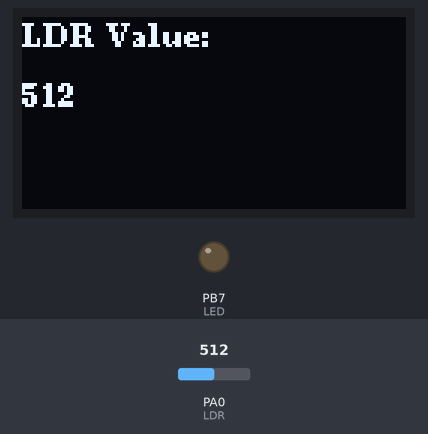
A sketch run on a simulated STM32 Blue Pill. Shown: 128×64 one-colour display, output pins drawn as LEDs (lit = HIGH). The inputs (shaded band) are chosen by the test bench; at power-on: PA0 (LDR) = 512.

Above: at 1.3 s.
1.4 s: PA0 (LDR) set to 308
At 2.8 s:
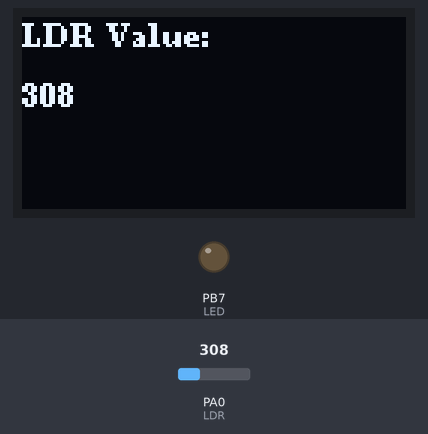
3.1 s: PA0 (LDR) set to 292
At 4.4 s:
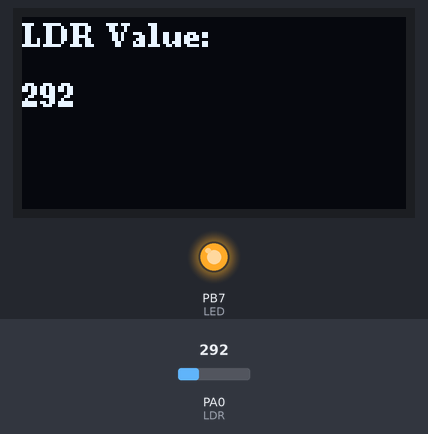
4.7 s: PA0 (LDR) set to 306
At 6.0 s:
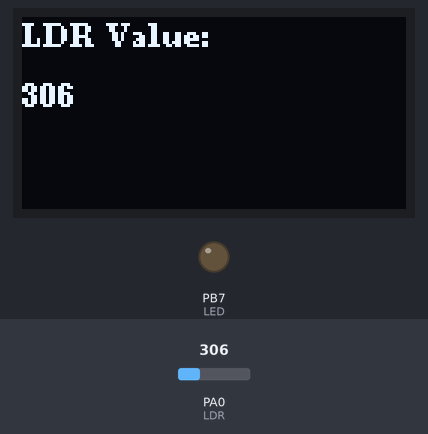
Timing chart, 0 to 7.7 s (numbered marks = the images above; inputs shaded):
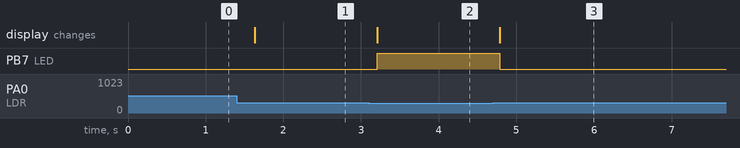

The sketch:

ldr_u8g2lib.ino
```cpp
#include <Wire.h>
#include <U8g2lib.h>

// Inicializar o display usando a biblioteca U8g2
U8G2_SSD1306_128X64_NONAME_F_HW_I2C u8g2(U8G2_R0, /* reset=*/ U8X8_PIN_NONE, /* clock=*/ PB6, /* data=*/ PB7);

// Definir o pino analógico onde o LDR está conectado
#define LDR A0
#define LED PB7
#define SCL_PIN PB6
#define SDA_PIN PC14

// Limite de luminosidade para acender o LED
#define LIGHT_THRESHOLD 300

void setup() {
   // Inicializando o Wire com os pinos definidos
  Wire.setSCL(SCL_PIN);
  Wire.setSDA(SDA_PIN);
  // Inicializar o LED como saída
  pinMode(LED, OUTPUT);

  // Inicializar o display
  u8g2.begin();
}

void loop() {
  // Ler o valor analógico do pino LDR
  int ldrValue = analogRead(LDR);

  // Atualizar o display com o valor do LDR
  u8g2.clearBuffer();                  // Limpar o buffer
  u8g2.setFont(u8g2_font_ncenB08_tr);  // Selecionar a fonte
  u8g2.drawStr(0, 10, "LDR Value:");   // Desenhar o texto
  u8g2.setCursor(0, 30);
  u8g2.print(ldrValue);                // Desenhar o valor do LDR
  u8g2.sendBuffer();                   // Transferir o buffer para o display

  // Acender o LED se a luminosidade estiver abaixo do limite
  if (ldrValue < LIGHT_THRESHOLD) {
    digitalWrite(LED, HIGH);
  } else {
    digitalWrite(LED, LOW);
  }

  // Pequeno atraso para não sobrecarregar a comunicação serial e o display
  delay(500);
}
```

Measured:
- the behaviour switches between 300 and 299 on PA0 (LDR) (found by bisection; images 1 and 2)
- after the input at 1.4 s, the display: changes after 0.23 s (image 1)
- after the input at 3.1 s, PB7 (LED): LOW → HIGH after 0.11 s; the display: changes after 0.11 s (image 2)
- after the input at 4.7 s, PB7 (LED): HIGH → LOW after 0.09 s; the display: changes after 0.09 s (image 3)
